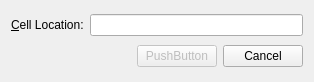
<?xml version="1.0" encoding="UTF-8"?>
<ui version="4.0">
 <class>useDesignerWindow</class>
 <widget class="QWidget" name="useDesignerWindow">
  <property name="geometry">
   <rect>
    <x>0</x>
    <y>0</y>
    <width>314</width>
    <height>82</height>
   </rect>
  </property>
  <property name="windowTitle">
   <string>Use Qt Designer</string>
  </property>
  <layout class="QVBoxLayout" name="verticalLayout">
   <item>
    <layout class="QHBoxLayout" name="horizontalLayout">
     <item>
      <widget class="QLabel" name="label">
       <property name="text">
        <string>&amp;Cell Location:</string>
       </property>
       <property name="buddy">
        <cstring>lineEdit</cstring>
       </property>
      </widget>
     </item>
     <item>
      <widget class="QLineEdit" name="lineEdit"/>
     </item>
    </layout>
   </item>
   <item>
    <layout class="QHBoxLayout" name="horizontalLayout_2">
     <item>
      <spacer name="horizontalSpacer">
       <property name="orientation">
        <enum>Qt::Horizontal</enum>
       </property>
       <property name="sizeHint" stdset="0">
        <size>
         <width>40</width>
         <height>20</height>
        </size>
       </property>
      </spacer>
     </item>
     <item>
      <widget class="QPushButton" name="okButton">
       <property name="enabled">
        <bool>false</bool>
       </property>
       <property name="text">
        <string>PushButton</string>
       </property>
       <property name="default">
        <bool>true</bool>
       </property>
      </widget>
     </item>
     <item>
      <widget class="QPushButton" name="cancelButton">
       <property name="text">
        <string>Cancel</string>
       </property>
      </widget>
     </item>
    </layout>
   </item>
  </layout>
 </widget>
 <tabstops>
  <tabstop>lineEdit</tabstop>
  <tabstop>okButton</tabstop>
  <tabstop>cancelButton</tabstop>
 </tabstops>
 <resources/>
 <connections/>
</ui>
